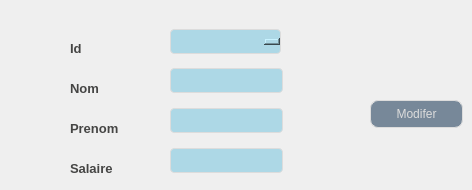
      <widget class="QWidget" name="modifier_livreur">
       <attribute name="title">
        <string>Modifier</string>
       </attribute>
       <widget class="QLabel" name="label_7">
        <property name="geometry">
         <rect>
          <x>70</x>
          <y>40</y>
          <width>55</width>
          <height>16</height>
         </rect>
        </property>
        <property name="styleSheet">
         <string notr="true">background-color: transparent;
font: 8pt &quot;Castellar&quot;;
	color: #454544;
	font-weight: bold;
	font-size: 13px;
border:none;</string>
        </property>
        <property name="text">
         <string>Id</string>
        </property>
       </widget>
       <widget class="QLabel" name="label_8">
        <property name="geometry">
         <rect>
          <x>70</x>
          <y>160</y>
          <width>71</width>
          <height>16</height>
         </rect>
        </property>
        <property name="styleSheet">
         <string notr="true">background-color: transparent;
font: 8pt &quot;Castellar&quot;;
	color: #454544;
	font-weight: bold;
	font-size: 13px;
border:none;</string>
        </property>
        <property name="text">
         <string>Salaire</string>
        </property>
       </widget>
       <widget class="QLabel" name="label_9">
        <property name="geometry">
         <rect>
          <x>70</x>
          <y>120</y>
          <width>71</width>
          <height>16</height>
         </rect>
        </property>
        <property name="styleSheet">
         <string notr="true">background-color: transparent;
font: 8pt &quot;Castellar&quot;;
	color: #454544;
	font-weight: bold;
	font-size: 13px;
border:none;</string>
        </property>
        <property name="text">
         <string>Prenom</string>
        </property>
       </widget>
       <widget class="QLineEdit" name="le_prenom_modifier_livreur">
        <property name="geometry">
         <rect>
          <x>170</x>
          <y>100</y>
          <width>113</width>
          <height>41</height>
         </rect>
        </property>
        <property name="styleSheet">
         <string notr="true">QLineEdit {
  width: 100%;
  padding: 12px 20px;
  margin: 8px 0;
  display: inline-block;
  border: 1px solid #dcdcdc;
  border-radius: 4px;
  box-sizing: border-box;
  background: #ADD8E6;
  color: #FFFFFF;
}</string>
        </property>
       </widget>
       <widget class="QPushButton" name="pb_modifer_livreur">
        <property name="geometry">
         <rect>
          <x>370</x>
          <y>100</y>
          <width>93</width>
          <height>28</height>
         </rect>
        </property>
        <property name="styleSheet">
         <string notr="true">QPushButton {
	font: 87 8pt &quot;Segoe UI Black&quot;;
color: #dcdcdc;
background:#778899;
border: none;
border: 1px solid #DCDCDC;
border-radius: 8px;

}
QPushButton:hover {
color:#fff;
font: 87 8pt &quot;Segoe UI Black&quot;;
background:#ADD8E6;
border: none;
}</string>
        </property>
        <property name="text">
         <string>Modifer</string>
        </property>
       </widget>
       <widget class="QLabel" name="label_10">
        <property name="geometry">
         <rect>
          <x>70</x>
          <y>80</y>
          <width>55</width>
          <height>16</height>
         </rect>
        </property>
        <property name="styleSheet">
         <string notr="true">background-color: transparent;
font: 8pt &quot;Castellar&quot;;
	color: #454544;
	font-weight: bold;
	font-size: 13px;
border:none;</string>
        </property>
        <property name="text">
         <string>Nom</string>
        </property>
       </widget>
       <widget class="QLineEdit" name="le_nom_modfier_livreur">
        <property name="geometry">
         <rect>
          <x>170</x>
          <y>60</y>
          <width>113</width>
          <height>41</height>
         </rect>
        </property>
        <property name="styleSheet">
         <string notr="true">QLineEdit {
  width: 100%;
  padding: 12px 20px;
  margin: 8px 0;
  display: inline-block;
  border: 1px solid #dcdcdc;
  border-radius: 4px;
  box-sizing: border-box;
  background: #ADD8E6;
  color: #FFFFFF;
}</string>
        </property>
       </widget>
       <widget class="QLineEdit" name="le_salaire_modifer_livreur">
        <property name="geometry">
         <rect>
          <x>170</x>
          <y>140</y>
          <width>113</width>
          <height>41</height>
         </rect>
        </property>
        <property name="styleSheet">
         <string notr="true">QLineEdit {
  width: 100%;
  padding: 12px 20px;
  margin: 8px 0;
  display: inline-block;
  border: 1px solid #dcdcdc;
  border-radius: 4px;
  box-sizing: border-box;
  background: #ADD8E6;
  color: #FFFFFF;
}</string>
        </property>
       </widget>
       <widget class="QComboBox" name="cb_modfier_livreur">
        <property name="geometry">
         <rect>
          <x>170</x>
          <y>21</y>
          <width>111</width>
          <height>41</height>
         </rect>
        </property>
        <property name="styleSheet">
         <string notr="true">background-color: rgb(250, 211, 0);
width: 100%;
  padding: 12px 20px;
  margin: 8px 0;
  display: inline-block;
  border: 1px solid #dcdcdc;
  border-radius: 4px;
  box-sizing: border-box;
  background: #ADD8E6;
  color: #FFFFFF;</string>
        </property>
       </widget>
      </widget>
